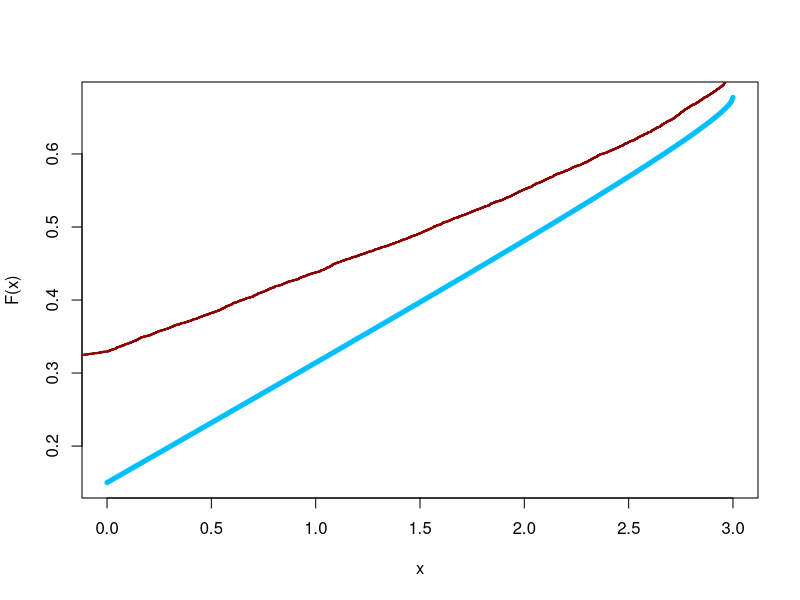

The R source for this figure:
## ---- chunk 1
  N = 10000
## ---- chunk 2
  p1 = 0.1
  p2 = 0.2
  p3 = 0.7
  
  mu = 0 
  sigma_2 = 16
  
  d = 3
  
  a = 0
  b = 5
## ---- chunk 3
F2_rev <- function(y) {
   return(3*sin(1/2 * pi*(2*y-1)))
}
## ---- chunk 4
  U1 = rnorm(N, mu, sigma_2) # norm distribution
  U2 = F2_rev(runif(N, 0, 1))# arcsin distribution, Smirnov method
  U3 = runif(N, a, b)        # uniform distribution
## ---- chunk 5
  random_vector = sample(0:2, N, TRUE)
  mixed = U1*(random_vector==0) + U2*(random_vector == 1) + U3*(random_vector == 2)
## ---- chunk 6
F <- function(x) { 
  
  # distribution mix 
  return ( 0.1 * pnorm(x, mean=mu, sd = sigma_2) + 0.2 * (0.5 + 1/pi * asin(x/3)) + 0.7*x/5)
}
## ---- chunk 7
  x = seq(0, 3, 0.01)
  plot(x, F(x) , type="l", col="Deep Sky Blue", lwd=5)
  lines(ecdf(mixed), col="Dark red", lwd=2)
## ---- chunk 8

